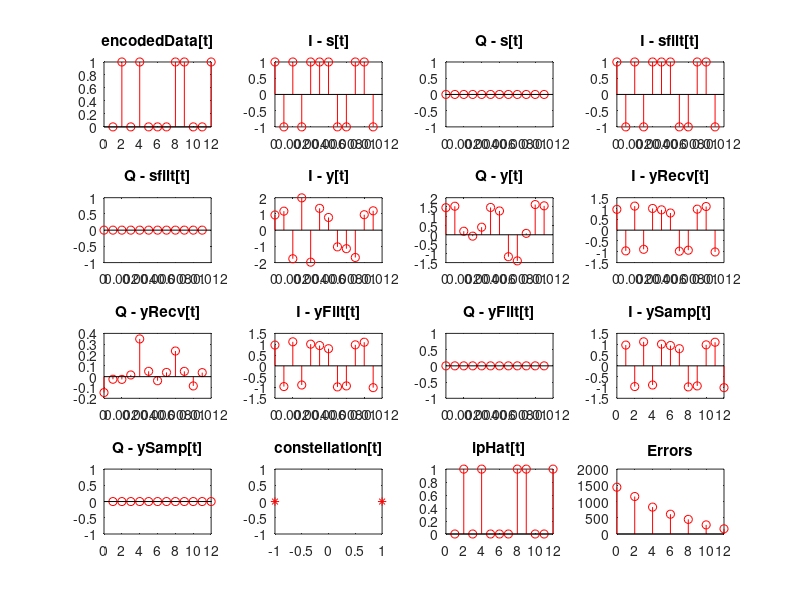
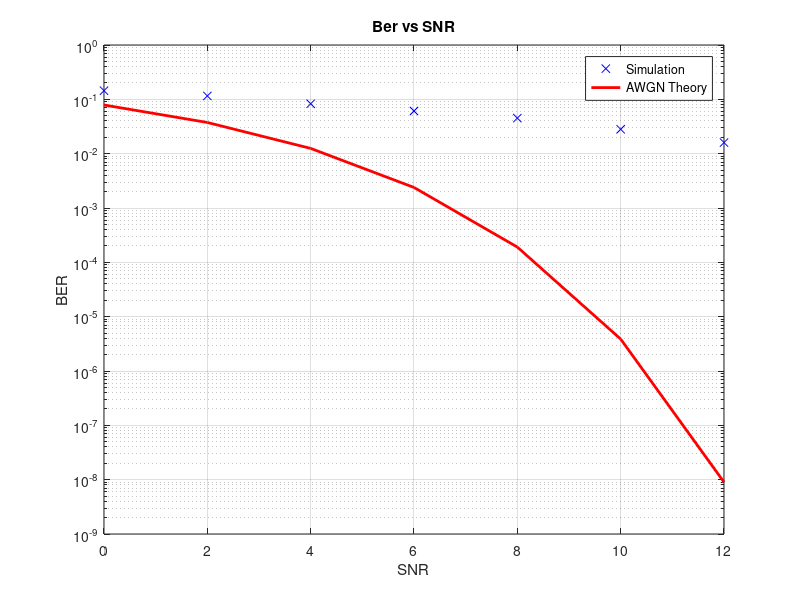
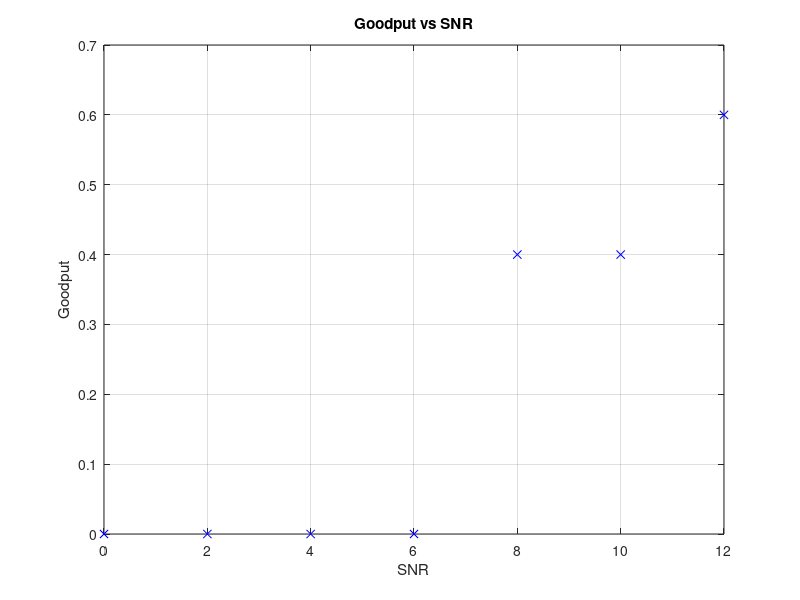

Reproduce these figures in MATLAB, in order.
#Apostolos Fotopoulos 2202
#Eb=1

clear;
pkg load signal;

%Inputs
N = 10000;                %Number  of bits.
Rb = 1000;                %Bit rate (bits/sec).
Oversampling = 1;         %Number of samples after Tx Filter.
SNR = [0 2 4 6 8 10 12];  %Signal to noise ratio (db).
BitsPerSym = 1;           %Bits transmitted per symbol. Possible values: 1 2 3 or 4.
T=1;                      %How often h changes value (secs).
c=1;                      %A real number that gets added to h.
enableC=0;                %Choose whether to enable c or not.
traAntennas=2;            %Ammount of antennas that the transmitter has.
recAntennas=2;            %Ammount of antennas that the receiver has.
enableQAM=0;              %Choose whether to enable the 16-QAM Modulation when transmitting 4 bits per symbol.
packetLength=1000;        %Number of bits in a packet.

encodedData = randi([0,1],1,N);
%encodedData = [0 0 0 1 1 0 1 1 1 1 0 1 0 1 0 1 0 1 1 1];

constellation = [];
equal = [];
%%%%%%%%%%Constellation%%%%%%%%%%%%
if (enableQAM==1 && BitsPerSym==4)
  a=sqrt(16/40);   %Opou a to platos tou 1ou shmeiou tou eswterikou kyklou tou 16QAM
  
  k=1;
  m=-3*a;
  for mm = 1:4
    n=-3*a;
    for nn = 1:4
      constellation(k) = complex(m,n);
      equal = [equal,dec2bin(k-1,BitsPerSym)-'0'];
      n=n+2*a;
      k=k+1;
    endfor
    m=m+2*a
  endfor
else
  for k = 1:(2^BitsPerSym)
    if (BitsPerSym==1)
      constellation(k) = exp((k-1)*i*pi/2^(BitsPerSym-1));
    else
      constellation(k) = sqrt((BitsPerSym*1)/2)*exp((k-1)*i*pi/2^(BitsPerSym-1));
    endif
    
    if (abs(real(constellation(k)))<1e-10)
      constellation(k) = 1i*imag(constellation(k));
    endif
    if (abs(imag(constellation(k)))<1e-10)
      constellation(k) = real(constellation(k));
    endif
    
    equal = [equal,dec2bin(k-1,BitsPerSym)-'0'];
  endfor
endif

plot(real(constellation),imag(constellation),"*r");
title("constellation[t]");


Is = [];
Qs = [];
%%%%%%%%%%Modulation%%%%%%%%%%%%
for k = 1:(size(encodedData,2)/BitsPerSym)
  for j = 1:(size(equal,2)/BitsPerSym)
    if (encodedData(BitsPerSym*k-(BitsPerSym-1):BitsPerSym*k) == equal(BitsPerSym*j-(BitsPerSym-1):BitsPerSym*j))
      Is(k) = real(constellation(j));
      Qs(k) = imag(constellation(j));
    endif
  endfor
endfor

t = linspace(0,(N-1)*1/Rb,N/BitsPerSym);

Isfilt = [];
Qsfilt = [];
%%%%%%%%%%Oversampling%%%%%%%%%%%%
for i = 1:columns(Is)
  Isfilt((i-1)*Oversampling+1:Oversampling*i) = Is(i)/sqrt(Oversampling);
  Qsfilt((i-1)*Oversampling+1:Oversampling*i) = Qs(i)/sqrt(Oversampling);
endfor
constellation=constellation/sqrt(Oversampling);

complexOs = complex(Isfilt,Qsfilt);
tfilt = linspace(0,(N-1)*1/Rb,size(Isfilt,2));

SNRLin = [];
ber = [];
errors = zeros(1,size(SNR,2));
hValues=N/(T*Rb);
Iy = [];
if (rem(size(Isfilt,2),hValues)!=0)
  if (traAntennas>1)
    Iy = zeros(columns(SNR),fix(size(Isfilt,2)/hValues),recAntennas);
    Qy = zeros(columns(SNR),fix(size(Isfilt,2)/hValues),recAntennas);
  else
    Iy = zeros(columns(SNR),fix(size(Isfilt,2))-(size(Isfilt,2)-fix(size(Isfilt,2)/(hValues))*hValues),recAntennas);
    Qy = zeros(columns(SNR),fix(size(Isfilt,2))-(size(Isfilt,2)-fix(size(Isfilt,2)/(hValues))*hValues),recAntennas);
  endif
  
else
  Iy = zeros(columns(SNR),fix(size(Isfilt,2)/traAntennas),recAntennas);
  Qy = zeros(columns(SNR),fix(size(Isfilt,2)/traAntennas),recAntennas);
endif

h=[];
for m = 1:recAntennas
  for p = 1:traAntennas
    for n = 1:hValues
      h(m,p,n) = complex(sqrt(1/2)*randn(1,1),sqrt(1/2)*randn(1,1));
      %h(p,m,n) = p+m;
      %h(p,m,n) = complex(sqrt(2)+p+m,sqrt(2))+p+m+1;
    endfor
  endfor
endfor

%%%%%%%%%%Transmission%%%%%%%%%%%%
for m = 1:recAntennas
  IyPart2 = [];
  QyPart2 = [];
  n=1;
  r=1;
  for n = 1:hValues
    
    IyPart = [];
    QyPart = [];
    
    for k = 1:columns(SNR)
      SNRLin(k) = 10^(SNR(k)/10);
      Variance = 1/(2*(SNRLin(k)));
      Inoise = [];
      Qnoise = [];  
      noisyY=[];
      
      if (traAntennas>1)
        for p = 1:fix(size(Isfilt,2)/(hValues*traAntennas))
          Inoise = sqrt(Variance)*randn(1,1);
          Qnoise = sqrt(Variance)*randn(1,1);
          noise = complex(Inoise,Qnoise);
          
          noisyY = [noisyY,h(m,:,n)*complexOs(1+(p-1)*traAntennas+(n-1)*fix(size(Qsfilt,2)/hValues):(n-1)*fix(size(Qsfilt,2)/hValues)+p*traAntennas)' + noise];
        endfor
      else
        Inoise = sqrt(Variance)*randn(1,fix(size(Isfilt,2)/hValues));
        Qnoise = sqrt(Variance)*randn(1,fix(size(Qsfilt,2)/hValues)); 
        noise = complex(Inoise,Qnoise);
        
        noisyY = complexOs(1+(n-1)*(fix(size(Isfilt,2)/hValues)):n*(fix(size(Isfilt,2)/hValues)))*h(m,1,n) + noise;
      endif
      
      IyPart(k,:)=real(noisyY);
      QyPart(k,:)=imag(noisyY);
    endfor
    IyPart2 = [IyPart2,IyPart];
    QyPart2 = [QyPart2,QyPart];  
  endfor
  Iy(:,:,m)=IyPart2;
  Qy(:,:,m)=QyPart2;
endfor
complexY = complex(Iy,Qy);

%{
figure(5);
plot(complexY(1,:));
title("y");
grid on
%}

%%%%%%%%%%Approximation of c%%%%%%%%%%%%
if (enableC==1)
  hNew = h+c;
  cApprox = real(sum(hNew,2)/size(h,2));
  hApprox = hNew - cApprox;
  %hApprox = hNew;   
endif

IyRecv = [];
QyRecv = [];

%%%%%%%%%%Channel Inversion%%%%%%%%%%%%
for n = 1:hValues
  IyRecvPart = [];
  QyRecvPart = [];
  for k = 1:columns(SNR)
    if (traAntennas>1)
      complexYpart = zeros(recAntennas,fix(size(complexY,2)/(hValues)));
      hpart = zeros(recAntennas,traAntennas);
    else
      complexYpart = zeros(recAntennas,fix(size(complexY,2)/(hValues)));
      hpart = zeros(recAntennas,hValues);
    endif
    
    if (enableC==1) 
      if (traAntennas>1)
        for m = 1:recAntennas
          complexYpart(m,:) = complexY(k,1+(n-1)*(fix(size(complexY,2)/(hValues))):n*(fix(size(complexY,2)/(hValues))),m);
        endfor
        hpart = hApprox(:,:,n);
        
        complexYrecv = reshape(inv(hpart.'*hpart)*hpart.'*complexYpart,1,[]);
        
        IyRecvPart(k,:) = real(complexYrecv);
        QyRecvPart(k,:) = imag(-complexYrecv); 
      else
        for m = 1:recAntennas
          complexYpart(m,:) = complexY(k,1+(n-1)*(fix(size(complexY,2)/(hValues))):n*(fix(size(complexY,2)/(hValues))),m);
          hpart(m,:) = hApprox(:,m,1:hValues);
        endfor
        
        complexYrecv = (ctranspose(hpart(:,n))*complexYpart)/(ctranspose(hpart(:,n))*hpart(:,n));
        
        IyRecvPart(k,:) = real(complexYrecv);
        QyRecvPart(k,:) = imag(complexYrecv); 
      endif
    else
      if (traAntennas>1)
        for m = 1:recAntennas
          complexYpart(m,:) = complexY(k,1+(n-1)*(fix(size(complexY,2)/(hValues))):n*(fix(size(complexY,2)/(hValues))),m);
        endfor
        hpart = h(:,:,n);
        
        complexYrecv = reshape(inv(hpart.'*hpart)*hpart.'*complexYpart,1,[]);
        
        IyRecvPart(k,:) = real(complexYrecv);
        QyRecvPart(k,:) = imag(-complexYrecv);
      else
        for m = 1:recAntennas
          complexYpart(m,:) = complexY(k,1+(n-1)*(fix(size(complexY,2)/(hValues))):n*(fix(size(complexY,2)/(hValues))),m);
          hpart(m,:) = h(m,:,1:hValues);
        endfor
        
        complexYrecv = (ctranspose(hpart(:,n))*complexYpart)/(ctranspose(hpart(:,n))*hpart(:,n));
        
        IyRecvPart(k,:) = real(complexYrecv);
        QyRecvPart(k,:) = imag(complexYrecv); 
      endif
    endif
    
    
  endfor
  
  IyRecv = [IyRecv,IyRecvPart];
  QyRecv = [QyRecv,QyRecvPart];
endfor

%%%%%%%%%%Demodulation%%%%%%%%%%%%
for k = 1:columns(SNR)
  Iyfilt = [];
  Qyfilt = [];
  IyConv = [];
  QyConv = [];

  for j = 1:(fix(size(IyRecv,2)/Oversampling))
    IyConv = zeros(1,Oversampling) + abs(Is(j))/sqrt(Oversampling);
    QyConv = zeros(1,Oversampling) + abs(Qs(j))/sqrt(Oversampling);
    IconvBit = IyRecv(k,(j-1)*Oversampling+1:Oversampling*j);
    IconvRes = conv(IconvBit,IyConv);
    QconvBit = QyRecv(k,(j-1)*Oversampling+1:Oversampling*j);
    QconvRes = conv(QconvBit,QyConv);
    
    if (j==1)
      Iyfilt = IconvRes;
      Qyfilt = QconvRes;
    else
      Iyfilt((Oversampling*(j-1))+1:(Oversampling*(j-1)+Oversampling-1)) = Iyfilt((Oversampling*(j-1))+1:(Oversampling*(j-1)+Oversampling-1)) +  IconvRes(1:Oversampling-1);
      Iyfilt = [Iyfilt,IconvRes(Oversampling:(Oversampling*2-1))];
      Qyfilt((Oversampling*(j-1))+1:(Oversampling*(j-1)+Oversampling-1)) = Qyfilt((Oversampling*(j-1))+1:(Oversampling*(j-1)+Oversampling-1)) +  QconvRes(1:Oversampling-1);
      Qyfilt = [Qyfilt,QconvRes(Oversampling:(Oversampling*2-1))];
    endif
  endfor
    
  tConv = linspace(0,(N-1)*1/Rb,size(Iyfilt,2));
  
  IySamp = [];
  QySamp = [];
  for j = 1:(fix(size(IyRecv,2)/Oversampling))
    IySamp(j) = Iyfilt(Oversampling*j);
    QySamp(j) = Qyfilt(Oversampling*j);
  endfor

  complexNum = complex(IySamp,QySamp);
  
  ipHat = [];
  for n = 1:(fix(size(IyRecv,2)/Oversampling))
    des = 0;
    prev = 100000;
    for j = 1:columns(constellation)
      d = norm(complexNum(n) - constellation(j));
      if (d<prev)
        des = j;
        prev = d;
      endif
    endfor
    if (BitsPerSym == 1)
      ipHat(n) = equal(des); 
    else
      ipHat = [ipHat,equal(des*BitsPerSym-(BitsPerSym-1):des*BitsPerSym)];
    endif
  endfor
  
  for j = 1:size(ipHat,2)
    if (encodedData(j) != ipHat(j))
      errors(k) =  errors(k) + 1;
    endif  
  endfor
  if (errors(k)==0)
    errors(k) =  errors(k) + 1e-10;
  endif
  ber(k) = errors(k)/size(encodedData,2);
  
  correctPacket=[];
  for j = 1:size(ipHat,2)/packetLength
    correctPacket(j) = 1;
    for n = 1:packetLength
      if (encodedData(j*n) != ipHat(j*n))
        correctPacket(j) = 0;
      endif
    endfor  
  endfor
  goodput(k) = (sum(correctPacket)/(N/packetLength))*traAntennas*BitsPerSym;
endfor

figure(1);
subplot(4,4,1);
stem(encodedData(BitsPerSym+1:BitsPerSym+12),"r");
title("encodedData[t]");

subplot(4,4,2);
stem(t(1:12/BitsPerSym),Is(2:12/BitsPerSym + 1),"r");
title("I - s[t]");

subplot(4,4,3);
stem(t(1:12/BitsPerSym),Qs(2:12/BitsPerSym + 1),"r");
title("Q - s[t]");

subplot(4,4,4);
stem(tfilt(1:12*Oversampling/BitsPerSym),Isfilt(Oversampling+1:12*Oversampling/BitsPerSym + Oversampling),"r");
title("I - sfilt[t]");

subplot(4,4,5);
stem(tfilt(1:12*Oversampling/BitsPerSym),Qsfilt(Oversampling+1:12*Oversampling/BitsPerSym + Oversampling),"r");
title("Q - sfilt[t]");

subplot(4,4,6);
stem(tfilt(1:12*Oversampling/BitsPerSym),Iy(k,Oversampling+1:12*Oversampling/BitsPerSym + Oversampling),"r");
title("I - y[t]");

subplot(4,4,7);
stem(tfilt(1:12*Oversampling/BitsPerSym),Qy(k,Oversampling+1:12*Oversampling/BitsPerSym + Oversampling),"r");
title("Q - y[t]");

subplot(4,4,8);
stem(tfilt(1:12*Oversampling/BitsPerSym),IyRecv(k,Oversampling+1:12*Oversampling/BitsPerSym + Oversampling),"r");
title("I - yRecv[t]");

subplot(4,4,9);
stem(tfilt(1:12*Oversampling/BitsPerSym),QyRecv(k,Oversampling+1:12*Oversampling/BitsPerSym + Oversampling),"r");
title("Q - yRecv[t]");

subplot(4,4,10);
stem(tfilt(1:12*Oversampling/BitsPerSym),Iyfilt(Oversampling+fix(Oversampling/2)+1:12*Oversampling/BitsPerSym + Oversampling + fix(Oversampling/2)),"r");
title("I - yFilt[t]");

subplot(4,4,11);
stem(tfilt(1:12*Oversampling/BitsPerSym),Qyfilt(Oversampling+fix(Oversampling/2)+1:12*Oversampling/BitsPerSym + Oversampling + fix(Oversampling/2)),"r");
title("Q - yFilt[t]");

subplot(4,4,12);
stem(IySamp(2:12/BitsPerSym + 1),"r");
title("I - ySamp[t]");

subplot(4,4,13);
stem(QySamp(2:12/BitsPerSym + 1),"r");
title("Q - ySamp[t]"); 

subplot(4,4,14);
plot(real(constellation),imag(constellation),"*r");
title("constellation[t]");

subplot(4,4,15);
stem(ipHat(BitsPerSym+1:BitsPerSym+12),"r");
title("ipHat[t]");

subplot(4,4,16);
stem(SNR,errors,"r");
title("Errors");

errTheo = 0.5*erfc(sqrt(SNRLin));
figure(2);
if (BitsPerSym<3)
  semilogy(SNR, ber, 'bx', SNR, errTheo, 'r', 'MarkerSize', 10, 'LineWidth', 2);
  xlabel("SNR");
  ylabel("BER");  
  title("Ber vs SNR");
  legend("Simulation","AWGN Theory");
  grid on
else
  semilogy(SNR, ber,"bx");
  xlabel("SNR");
  ylabel("BER");
  grid on
  title("Ber vs SNR");   
endif

figure(3);
plot(SNR, goodput,"bx");
xlabel("SNR");
ylabel("Goodput");
grid on
title("Goodput vs SNR"); 

%}
%{
figure;
plot(SNR, goodputMRC, 'bo-','MarkerSize', 10, 'LineWidth', 2, SNR, goodputMIMO, 'ro-', 'MarkerSize', 10, 'LineWidth', 2);
legend("MRC","MIMO",'Location', 'northwest');
xlabel("SNR");
ylabel("Goodput");
grid on
title("Goodput vs SNR"); 
%}
